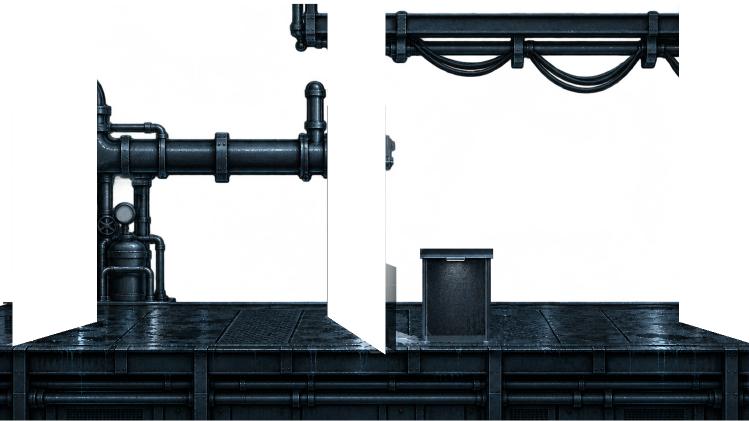
#> input picture apps/game/assets/rooms/junction-mid.png, 1498 x 842 px, found by its file name (shown at 1/2 size)
$ python jemid.py
#> lines starting #> are read from the running program, lines starting #| are printed output that depends on the picture
### docs/research-2026-10/sources/doors-2026-10-14/fix-r3/jentry/tools/jemodel.py
"""Junction entry door (doors-r1, fix round 1, M5): the measured model, rmodel.py (records track) in the
Service Junction's own camera. Original docstring follows.

Records Access doors (doors-r1, records track): the measured model shared by every design tool.

Scratch only. The camera is the one the corridor door end measured (corridor-door-end-2026-10-12,
tools/design/common.py): every room uses the same game camera (floor y 440 at the walkway, 1 m = 40
world px there), vanishing point (483.9, 158.5), walkway 38 m from the eye, eye height 7.04 m. The
Records far plate's own floor joints are AI-painted and inconsistent (one runs to x about 438), so
the game camera rules; the back wall's floor line (y 411.5) puts the Records back wall 4.3 m behind
the walkway.

Coordinates: metres. X along the room (world x / 40 at walkway depth), H up, D behind the walkway
(D < 0 is nearer the camera). project() maps them to world px at scroll 1.0 (the mid plate's frame).

A door end is a cross-wall standing across the walkway, its approach face turned 17 degrees toward
the camera (the corridor's design language: its horizontals run to VP2 on the horizon at x 21 for a
wall closing the room's right end, and at x 946.8 for one closing its left end). side = +1 for the
right end (the exit to the service line), -1 for the left end (the way in from the corridor).
"""
from __future__ import annotations

import json
import math
import os

import numpy as np
from PIL import Image, ImageDraw

PX_PER_M = 40.0
FLOOR_Y = 440.0
# the junction's camera, measured from its mid plate's deck seams (jmodel.py): one vanishing point
VPX = 511.0
HORIZON = 162.0
D0 = 38.0
SS = 4
VP2_OFFSET = math.tan(math.radians(17.0)) * PX_PER_M * D0  # VP2 for a 17-degree turn (464.7 px)

TOOLS = os.path.dirname(os.path.abspath(__file__))
TRACK = os.path.dirname(TOOLS)  # doors-r1/fix-r1/jentry
DESIGN = os.path.join(TRACK, "design")


def depth_scale(d):
    return D0 / (D0 + d)


def project(x_walk_px, h_m, d_m):
    s = depth_scale(d_m)
    return VPX + (x_walk_px - VPX) * s, HORIZON + (FLOOR_Y - HORIZON) * s - h_m * PX_PER_M * s


def scr(P):
    return project(P[0] * PX_PER_M, P[1], P[2])


def floor_y(d):
    return project(VPX, 0.0, d)[1]


def from_screen(X, Y, d):
    s = depth_scale(d)
    xw = VPX + (X - VPX) / s
    h = (HORIZON + (FLOOR_Y - HORIZON) * s - Y) / (PX_PER_M * s)
    return np.array([xw / PX_PER_M, h, d])


class Canvas:
    """World px -> canvas px: ((X - x0) * ppw, (Y - y0) * ppw)."""

    def __init__(self, name, x0, y0, ppw, w, h):
        self.name, self.x0, self.y0, self.ppw, self.w, self.h = name, x0, y0, ppw, w, h

    def px(self, X, Y):
        return ((X - self.x0) * self.ppw, (Y - self.y0) * self.ppw)

    def grid(self):
        ys, xs = np.mgrid[0:self.h, 0:self.w].astype(np.float64)
        return self.x0 + (xs + 0.5) / self.ppw, self.y0 + (ys + 0.5) / self.ppw

    # [5 lines left out: function rays, not called in this run]


EY = np.array([0.0, 1.0, 0.0])


class Plane:
    # [13 lines left out: functions __init__, points, not called in this run]


def front_plane(d):
    return Plane(np.array([0, 0, d]), np.array([1.0, 0, 0]), EY, np.array([0, 0, -1.0]))


# [19 lines left out: function mask_of, not called in this run]


# ----------------------------------------------------------------------------- materials (linear)
CONCRETE = (0.205, 0.21, 0.225)  # 36231-like structural grey, matte cast (as the corridor)
CONCRETE_DK = (0.10, 0.105, 0.115)
STEEL = (0.36, 0.37, 0.39)  # bare / galvanised steel
STEEL_WORN = (0.55, 0.56, 0.58)
GUNSHIP = (0.18, 0.195, 0.235)  # 36118 Gunship Gray: doors, frames
HOUSING = (0.15, 0.155, 0.175)  # 36081: housings, conduit boxes
DARK = (0.05, 0.055, 0.06)
RUBBER = (0.025, 0.025, 0.028)
CONTAINER_GRAY = (0.33, 0.335, 0.35)  # GSA container "Gray" (lighter than the doors)
FITTING_LENS = (0.62, 0.66, 0.68)


# ----------------------------------------------------------------------------- light
class Lamp:
    def __init__(self, name, pos, color, intensity, reach, down=0.0):
        self.name, self.pos, self.color = name, np.asarray(pos, float), np.asarray(color, float)
        self.intensity, self.reach, self.down = intensity, reach, down


AMBIENT = np.array([0.020, 0.032, 0.042])
WRAP = 0.06


# [14 lines left out: function shade, not called in this run]


def to_srgb_u8(lin):
    lin = np.clip(lin, 0, 1)
    return (np.where(lin <= 0.0031308, lin * 12.92, 1.055 * np.power(lin, 1 / 2.4) - 0.055) * 255 + 0.5).astype(np.uint8)


def from_srgb_u8(u8):
    c = u8.astype(np.float64) / 255.0
    return np.where(c <= 0.04045, c / 12.92, np.power((c + 0.055) / 1.055, 2.4))


def save_mask(arr, path):
    Image.fromarray((np.clip(arr, 0, 1) * 255 + 0.5).astype(np.uint8), "L").save(path)


def write_json(path, data):
    with open(path, "w") as f:
        json.dump(data, f, indent=1)


class Part:
    # [32 lines left out: functions __init__, render, not called in this run]


# ----------------------------------------------------------------------------- a door end
class DoorEnd:
    """A cast-concrete cross-wall across the walkway, its approach face turned 17 degrees, with a
    1-3/4 in steel secure-area door (ICD 705 TS v1.4 ch. 3E) swinging into the Records room.

    a: metres along the approach face from the walk line, positive toward the room's back wall.
    t: metres into the wall from the approach face (the far side of the wall is t = T_WALL).
    """

    T_WALL = 0.30  # 300 mm cast reinforced concrete
    LEAF_W = 0.914  # 3'0" leaf
    LEAF_H = 2.134  # 7'0" leaf
    LEAF_T = 0.044  # 1-3/4 in
    OPEN_W = 0.920  # frame opening: leaf + 3 mm clearance each side (1/8 in, ANSI/SDI A250.8)
    H_OPEN = 2.140
    FRAME_FACE = 0.051  # 2 in hollow-metal frame face
    HEADER_H = 0.120  # head with the concealed low-energy operator (ANSI/BHMA A156.19)
    A_N = -0.46  # near (latch) jamb, toward the camera
    A_F = 0.46  # far (hinge) jamb, behind the walk line
    A_END = A_N - 0.16  # the wall ends 0.16 m past the near jamb (the corridor's column rule)
    A_BACK = 4.20 / math.cos(math.radians(17.0))  # where the face meets the junction's back wall (4.2 m: the far plate's parallax 0.9)
    H_TOP = 7.8
    STUB_H = 0.15
    # SDI 129-24, 7'-0" opening, 4-1/2 in hinges: top hinge 9 in below the head, two spaces of 33 in
    HINGES = ((2.134 - 0.229 - 0.114, 2.134 - 0.229), (2.134 - 0.229 - 0.838 - 0.114, 2.134 - 0.229 - 0.838), (2.134 - 0.229 - 1.676 - 0.114, 2.134 - 0.229 - 1.676))
    LEVER_H = 1.062  # SDI 129-24 strike centreline 41-13/16 in
    LAMP_H = 2.45

    def __init__(self, side, x_cross):
        self.side = side
        self.xc = x_cross
        k = VP2_OFFSET / D0 / PX_PER_M
        u = np.array([-side * k, 0.0, 1.0])
        self.U = u / np.linalg.norm(u)
        self.N = np.array([side * self.U[2], 0.0, -side * self.U[0]])
        self.O = np.array([x_cross / PX_PER_M, 0.0, 0.0])
        self.hinge = self.pt(self.A_F, 0.0, -0.012)

    def pt(self, a, h, t=0.0):
        return self.O + a * self.U + h * EY + t * self.N

    def s(self, a, h, t=0.0):
        return scr(self.pt(a, h, t))

    def poly(self, pts):
        return [scr(np.asarray(p, float)) for p in pts]

    def quad_face(self, a0, a1, h0, h1, t=0.0):
        return self.poly([self.pt(a0, h0, t), self.pt(a1, h0, t), self.pt(a1, h1, t), self.pt(a0, h1, t)])

    def quad_side(self, a, t0, t1, h0, h1):
        return self.poly([self.pt(a, h0, t0), self.pt(a, h0, t1), self.pt(a, h1, t1), self.pt(a, h1, t0)])

    def quad_top(self, a0, a1, t0, t1, h):
        return self.poly([self.pt(a0, h, t0), self.pt(a1, h, t0), self.pt(a1, h, t1), self.pt(a0, h, t1)])

    def face_plane(self, t=0.0):
        return Plane(self.pt(0, 0, t), self.U, EY, -self.N)

    def side_plane(self, a):
        return Plane(self.pt(a, 0, 0), self.N, EY, -self.U)

    def top_plane(self, h):
        return Plane(np.array([0, h, 0.0]), self.U, self.N, EY)

    # the leaf: hinged on the far jamb, swinging into the room (toward -N)
    def leaf_dir(self, theta):
        return -self.U * math.cos(theta) - self.N * math.sin(theta)

    def leaf_normal_room(self, theta):
        """Normal of the leaf's room-side face (faces the room when shut)."""
        return -self.N * math.cos(theta) + self.U * math.sin(theta)

    # [9 lines left out: function leaf_corners, not called in this run]

    def stub_far_a(self, x_limit):
        a = self.A_END
        while (self.side > 0 and self.s(a, 0.0, 0.0)[0] < x_limit) or (self.side < 0 and self.s(a, 0.0, 0.0)[0] > x_limit):
            a -= 0.05
        return a

### docs/research-2026-10/sources/doors-2026-10-14/junction-entry/tools/jedesign.py
"""Junction entry door (doors-r1, fix round 1, M5): construction design. Scratch only; no image tool
touches this step.

The engineer comes into the Service Junction from the service line passage (the passage the Records
exit opens on), so the junction's left end is the same kind of door end as the Records doors, in the
junction's own camera (jemodel.py: vanishing point (511, 162)): a 300 mm cast cross-wall turned 17
degrees across the walkway, its approach face crossing the walk line at XE = 30, with a 3'0" x 7'0"
hollow-metal steel door (SDI 129 hinge spacing, ICD/ICS 705-style automatic non-hold closer on the
junction side) that swings INTO the junction on its hinges at the far jamb. It stands open behind the
arriving pair and its closer brings it shut. The passage beyond (concrete, the service line's two
pipes and its cable ladder running on toward Records, one vapour-tight fitting) is painted behind the
doorway. It replaces the camera-facing round pressure hatch (junction-hatch.png).

XE = 30 because WOLF's authored waiting spot by the entrance (JunctionRoom.WOLF_CLEAR_X 100, his
tail at x 33) must stay clear of the wall's near column (its right edge at 1 m about x 16) and of the
part of the shut leaf in front of the walk line. The engineer's collision face is the leaf at x 30.

Reuses rdesign.py's parts (wall, column, stub, leaf faces) with jemodel as the model; the junction's
own lamps, wear seeds, pour joint and passage are set here. Writes design/{entry,leaf}/.
"""
from __future__ import annotations

import math
import os
import sys

import numpy as np

sys.path.insert(0, os.path.dirname(os.path.abspath(__file__)))
import jemodel as M  # noqa: E402
sys.modules["rmodel"] = M
sys.path.insert(0, os.path.join(os.path.dirname(os.path.abspath(__file__)), "..", "..", "records", "tools"))
import rdesign as RD  # noqa: E402
from rmodel import Part, Lamp, DoorEnd, Canvas, Plane, EY  # noqa: E402

XE = 30.0
FAR_SHIFT_LEFT = -12.444  # the far plate's parallax at the camera's left clamp (camera x 355.556)
PASSAGE_D = 1.6
RD.PIPE_RUNS = ()  # no pipe runs of the room pass this wall
RD.POUR_H = {1: 3.6, -1: 3.3}  # its own lift


# [14 lines left out: function stub_colour_from_mid, not called in this run]


def lamps():
    door = DoorEnd(-1, XE)
    f_door = Lamp("entry door light: vapour-tight LED 0.6 m on the cross-wall face over the door", door.pt(0.0, 2.80, -0.10), (0.86, 0.95, 1.0), 0.95, 1.4, 2.0)
    f_room = Lamp("junction ceiling lamp 0 (far plate, painted)", M.from_screen(133.4 + FAR_SHIFT_LEFT, 223.7, 4.2), (0.62, 0.9, 1.0), 1.1, 3.4, 1.5)
    f_pass = Lamp("service line passage light: vapour-tight LED on the passage back wall", M.from_screen(-14.0, 300.0, PASSAGE_D - 0.12), (0.80, 0.92, 1.0), 0.75, 1.5, 1.5)
    bounce = Lamp("wet deck bounce (fill)", np.array([door.O[0] + 2.0, 0.1, -3.0]), (0.55, 0.75, 0.85), 0.10, 4.0)
    return door, [f_door, f_room, f_pass, bounce]


# [49 lines left out: function beyond_parts, not called in this run]


# fix round 2 (N2): the junction's main header (mid plate, y 227.5-280 at x 148) and the thin line over it
# (y 211.5-221) ran on into the machinery the cross-wall now stands over. They pass through the wall at
# its back corner: each carries on as a short length of pipe over the wall's face (it stands in front of
# the face, which recedes toward the back wall) into a steel escutcheon plate on the face round its
# wall sleeve. Their depths behind the walk line keep them clear of the back wall (4.2 m) by their radius.
# The pipe lengths are coloured from the mid plate's own pipe (its vertical profile at x 148-152), so
# they join it seamlessly at x JOIN_X; the mid plate's elbow, the tank and the pipe column left of it are
# erased (jemid.py).
JOIN_X = 147.0
PIPES = (("header", 227.5, 280.0, 3.35), ("thin", 211.5, 221.0, 3.75))


# [72 lines left out: functions pipe_parts, main, not called in this run]


# [2 lines that do not run on import are left out]

### docs/research-2026-10/sources/doors-2026-10-14/junction-entry/tools/jeinputs.py
"""Junction entry door: the Codex edit targets (doors-r1, fix round 1). Scratch only.
Writes codex/fix-junction-entry/refs: 1-edit-target-entry.png (the flat construction in the junction's
real plates at the left clamp, shut leaf in place), 2-areas-to-paint-entry.png, 3-edit-target-leaf.png
(the leaf's two faces and its edge, flat, on a grey ground) and 4-areas-to-paint-leaf.png; layout.json."""
from __future__ import annotations

import json
import os
import sys

import numpy as np
from PIL import Image

sys.path.insert(0, os.path.dirname(os.path.abspath(__file__)))
import jedesign as JE  # noqa: E402  (installs jemodel as rmodel)
import jemodel as M  # noqa: E402
import compose as C  # noqa: E402

GAME = os.path.join(M.TRACK, "..", "main-junction", "apps", "game")
CODEX = os.path.join(M.TRACK, "..", "codex", "r2-junction-entry")  # fix round 2
PPW = 4.0
X0, Y0, WD, HD = -60.0, 140.0, 236.0, 355.0


def mid_erase(XX, YY, door):
    """Where the junction's mid plate is cleared for the entry: everything left of the near column
    above the floor (the passage shows there, in the cutaway), and left of the stub's lane face below."""
    col_left = door.s(door.A_END, 1.0, door.T_WALL)[0]
    a = door.stub_far_a(-200.0)
    p0 = door.s(door.A_END, 0.0, door.T_WALL)
    p1 = door.s(a, 0.0, door.T_WALL)
    slope = (p1[1] - p0[1]) / (p1[0] - p0[0])
    line_x = p0[0] + (YY - p0[1]) / slope
    return ((YY < 441.0) & (XX < col_left)) | ((YY >= 441.0) & (XX < line_x))


# [66 lines left out: function main, not called in this run]


# [2 lines that do not run on import are left out]

### docs/research-2026-10/sources/doors-2026-10-14/junction-entry/tools/jemid.py
"""Junction entry, fix round 2 (review r2, N2): the junction's mid plate where the entry's cross-wall
stands. Scratch only; deterministic (NumPy, Pillow).

Round 1 cleared only plate x 0-25. The machinery the wall now stands over (the pipe column, the big
tank, the elbow of the main header) still showed through the doorway and below the wall's diagonal foot,
where the wall cut the tops off things standing in front of it. Here:

  1. everything left of the wall's back corner (x 124.1) above the walk line is erased: the wall's face,
     its doorway (the passage painted into the far plate shows there) and the floor triangle between the
     wall's foot and the walk line;
  2. (round 2 only) the header's elbow and the thin line's end between the corner and JOIN_X (x 147) were
     erased so both pipes could carry on into the wall; fix round 3 keeps them (RESTORE_ELBOW): the
     header turns up into its riser at the corner, as on main;
  3. the floor triangle is deck: the mid plate's own deck, re-sampled in the room's camera (vanishing
     point (511, 162)) from DECK_SHIFT metres nearer the camera along the same lines to the vanishing
     point, so its plate seams run to (511, 162); a little darker toward the wall's foot (further from the
     wet, lit front of the deck);
  4. left of the stub's lane face below the walk line it stays clear (the cutaway, as round 1).
Writes nothing itself: edit_mid() returns the RGBA plate (1920 x 1080, 2 px per world px, y from 52)."""
from __future__ import annotations

import os
import sys

import numpy as np
from PIL import Image
from scipy import ndimage

sys.path.insert(0, os.path.dirname(os.path.abspath(__file__)))
import jedesign as JE  # noqa: E402
import jemodel as M  # noqa: E402

GAME = os.path.join(M.TRACK, "..", "main-junction", "apps", "game")
DECK_SHIFT = 5.0
RESTORE_ELBOW = True  # fix round 3
TRIANGLE_DARKEN = 0.82


def foot_line(door):
    """The wall's foot on the deck (its approach face at h 0): screen y as a function of x."""
    p0 = door.s(door.A_F + door.FRAME_FACE, 0.0)
    p1 = door.s(door.A_BACK, 0.0)
    xa, ya = door.s(-0.2, 0.0)
    pts = sorted([(xa, ya), p0, p1])
    xs = np.array([p[0] for p in pts])
    ys = np.array([p[1] for p in pts])
    return lambda X: np.interp(X, xs, ys)


RAIL_AXIS = 325.0  # plate px: the rail's right elbow and post (x 345-396) mirrored about this line


def rail_end(out, mid):
    """The yellow-black guard rail at 1.1 m ran on left into the machinery the wall now stands over; it
    now ends as it does at its right end: an elbow down into a post on the deck (its own right elbow and
    post, mirrored), at world x 129-137, clear of the wall's corner. The rail's stub between the corner
    and the new post is filled with the vertical pipe it hid (the pipe's own pixels from just above)."""
    h, w = out.shape[:2]
    ys, xs = np.mgrid[0:h, 0:w].astype(np.float64)
    # source shape: the straight rail (rows 684-699), the bend (centre (366, 708), radii 11..26), the post
    straight = (ys >= 683) & (ys <= 700) & (xs >= 345) & (xs <= 366)
    rr = np.hypot(xs - 366.0, ys - 708.0)
    bend = (rr >= 10.0) & (rr <= 27.0) & (xs >= 366) & (ys <= 708)
    post = (xs >= 376) & (xs <= 393) & (ys >= 706) & (ys <= 774)
    src = straight | bend | post
    tx = (2 * RAIL_AXIS - xs).astype(int)
    sel = src & (tx >= 0) & (tx < w)
    # fill the old rail left of the new post with the pipe above it (rows 664-682 copied down 18 px)
    x_post_out = int(2 * RAIL_AXIS - 393)
    covered = np.zeros((h, w), bool)
    covered[ys[sel].astype(int), tx[sel]] = True
    for x in range(248, x_post_out + 10):
        for y in range(681, 702):
            if not covered[y, x]:
                out[y, x] = mid[y - 18, x]
    out[ys[sel].astype(int), tx[sel]] = mid[ys[sel].astype(int), xs[sel].astype(int)]


def edit_mid():
    door, _ = JE.lamps()
    mid = np.asarray(Image.open(os.path.join(GAME, "assets", "rooms", "junction-mid.png")).convert("RGBA")).astype(np.float64)
    h, w = mid.shape[:2]
#> h = 842; w = 1498
    XX, YY = np.meshgrid((np.arange(w) + 0.5) / 2.0, (np.arange(h) + 0.5) / 2.0 + 52.0)
    corner_x = door.s(door.A_BACK, 0.0)[0]
    foot = foot_line(door)
    er1 = (XX < corner_x) & (YY < 440.0)
    # fix round 3 (review r3 R3-3, human r3): the header's elbow and riser and the service line's end between
    # the wall's back corner and JOIN_X are the room's own again (as on main): the header turns up into its
    # riser at the corner instead of a pasted straight run into the wall, so the far plate's ceiling lamp 0
    # stays hidden behind the elbow as on main (round 2 erased them here and exposed its bare lens).
    er2 = np.zeros_like(er1) if RESTORE_ELBOW else (XX >= corner_x - 1.0) & (XX < JE.JOIN_X) & (YY < 227.5)
    from jeinputs import mid_erase
    er3 = mid_erase(XX, YY, door) & (YY >= 440.0)
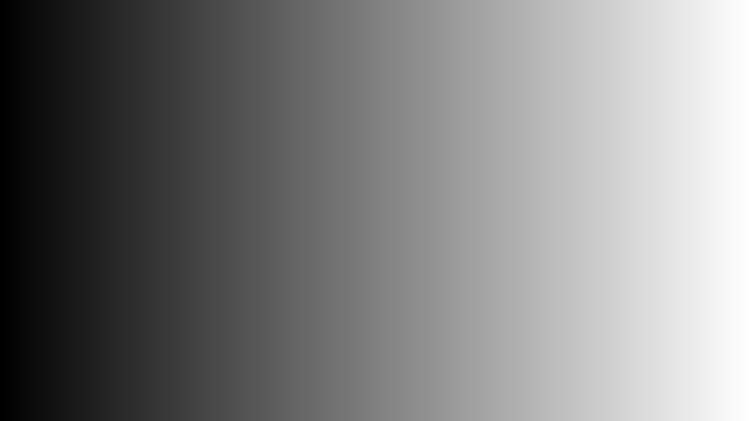
#> XX: shape (842, 1498) float64 (shown at 1/2 size); min 0.25, max 748.8, mean 374.5; drawn with min black and max white
    out = mid.copy()
    erase = er1 | er2 | er3
    out[erase, 3] = 0
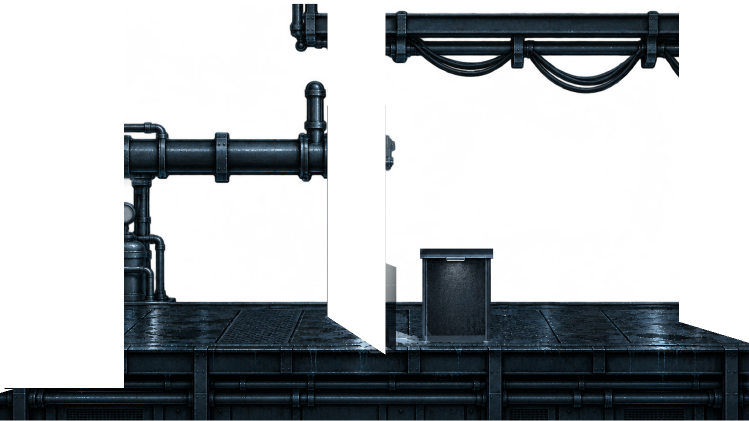
#> out: shape (842, 1498, 4) float64 (shown at 1/2 size); mean R, G, B, A 19.7, 30.5, 37.5, 86.9; transparent parts drawn white
    out[erase, :3] = 0
    # the floor triangle: deck re-sampled from DECK_SHIFT m nearer the camera
    x_cross = 30.0
    tri = (XX >= x_cross - 0.5) & (XX < corner_x) & (YY >= foot(XX) - 1.0) & (YY < 440.0)
    s = (YY - M.HORIZON) / (M.FLOOR_Y - M.HORIZON)
    d = M.D0 / np.maximum(s, 1e-3) - M.D0
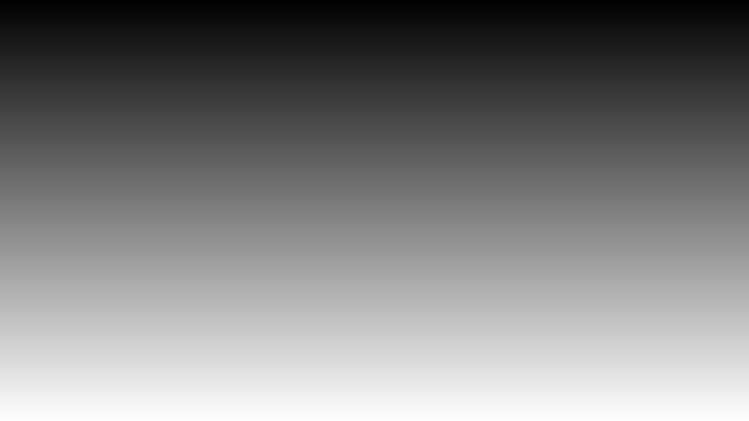
#> s: shape (842, 1498) float64 (shown at 1/2 size); min -0.395, max 1.12, mean 0.362; drawn with min black and max white
    xm = M.VPX + (XX - M.VPX) / np.maximum(s, 1e-3)
    d2 = d - DECK_SHIFT
    s2 = M.D0 / (M.D0 + d2)
    X2 = M.VPX + (xm - M.VPX) * s2
    Y2 = M.HORIZON + (M.FLOOR_Y - M.HORIZON) * s2
    # sample the plate (deck rows only: y > 441)
    px = X2 * 2.0 - 0.5
    py = (Y2 - 52.0) * 2.0 - 0.5
    samp = np.stack([ndimage.map_coordinates(mid[..., c], [py[tri], px[tri]], order=1, mode="nearest") for c in range(4)], -1)
    # darker toward the wall's foot (from the front edge of the triangle, y 440, up to the foot)
    depth_f = np.clip((440.0 - YY[tri]) / np.maximum(440.0 - foot(XX[tri]), 1.0), 0, 1)
    samp[:, :3] *= (1.0 - (1.0 - TRIANGLE_DARKEN) * depth_f)[:, None]
    samp[:, 3] = 255.0
    out[tri] = samp
    rail_end(out, mid)
    info = {"corner_x": round(float(corner_x), 2), "join_x": JE.JOIN_X, "erased_px": int(erase.sum()), "deck_triangle_px": int(tri.sum()),
            "deck_source_shift_m": DECK_SHIFT}
    return Image.fromarray(np.clip(out + 0.5, 0, 255).astype(np.uint8), "RGBA"), info


if __name__ == "__main__":
    im, info = edit_mid()
#> info = {'corner_x': 124.1, 'join_x': 147, 'erased_px': 192579, 'deck_triangle_px': 5570, 'deck_source_shift_m': 5}
    os.makedirs(os.path.join(M.TRACK, "out", "preview"), exist_ok=True)
    im.save(os.path.join(M.TRACK, "out", "preview", "junction-mid-edited.png"))
    print(info)
#| {'corner_x': 124.12, 'join_x': 147.0, 'erased_px': 192579, 'deck_triangle_px': 5570, 'deck_source_shift_m': 5.0}
